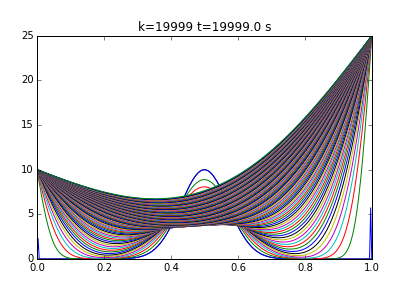

Reproduce this figure in Python.
# -*- coding: utf-8 -*-
"""
Created on Wed Aug 07 14:47:02 2019

@author: Andrés Vera
"""

from matplotlib.pylab import *

L = 1.0   #largo elemento
n = 300   #subdivisiones elemento
dx =L/n   #discretizacion espacial (cuánto mide cada trozo)

#vector con todos los punto en el espacio dentro del elemento (x)
x = linspace(0, L, n + 1)

#condición inicial
def fun_u0(x):
    return 10*exp(-(x-0.5)**2/0.1**2)

u0= fun_u0(x) 
#creear el vecto de solucion u (u es temperatura en cierto momento y lugar)
u_k=u0.copy() #vector de temperatura según el tiempo, se trabaja sobre el vector de temperatura inicial

#condiciones de borde (esenciales)
#u_k[0] = 0.0 #temperatura al comienzo es cero
#u_k[n] = 20.0 #temperatura en instante final (n) es 20°c

#crear vector para temperatura en tiempo k+1, se trabaja sobre vector de temperatura para momento inicial
u_km1=u_k.copy()


#parámetro del problema 
dt= 1.0 #S, indica cuanto cambia el tiempo 
K=5.5 #m^2/s
c=900 #J/Kg C
rho=2400.0 #Kg/m^3
alpha = K*dt/(c*rho*dx**2)
print 'dt=', dt
print 'dx=', dx
print 'K=', K
print 'c=', c
print 'rho=', rho
print 'alpha=', alpha

plot(x,u0, "k")

#loop en el tiempo 
k = 0.0
for k in range(20000):#avanzo 20000 pasos, hasta seg 20000
    t = dt*k
    print "k=",k, "t=", t, "dt=", dt
    
    u_k[0]= 10.0
    u_k[n] = 25.0
    #loop en el espacio 1=1...n-1, u_km1[0]=0 y u_km1[n]= 2
    for i in range(1, n):
        #algoritmo de diferencias finitas 1-D para difusion 
        u_km1[i] = u_k[i] + alpha*(u_k[i+1]-2*u_k[i]+u_k[i-1])
    
    #Avanzar la solucion a k+1
    u_k = u_km1
#plot(x,u0)
    if k % 200 == 0:
        plot(x,u_k)


title('k={} t={} s'.format(k, k*dt))
plt.savefig("graficodistribuciondetemperatura.png")
show()
